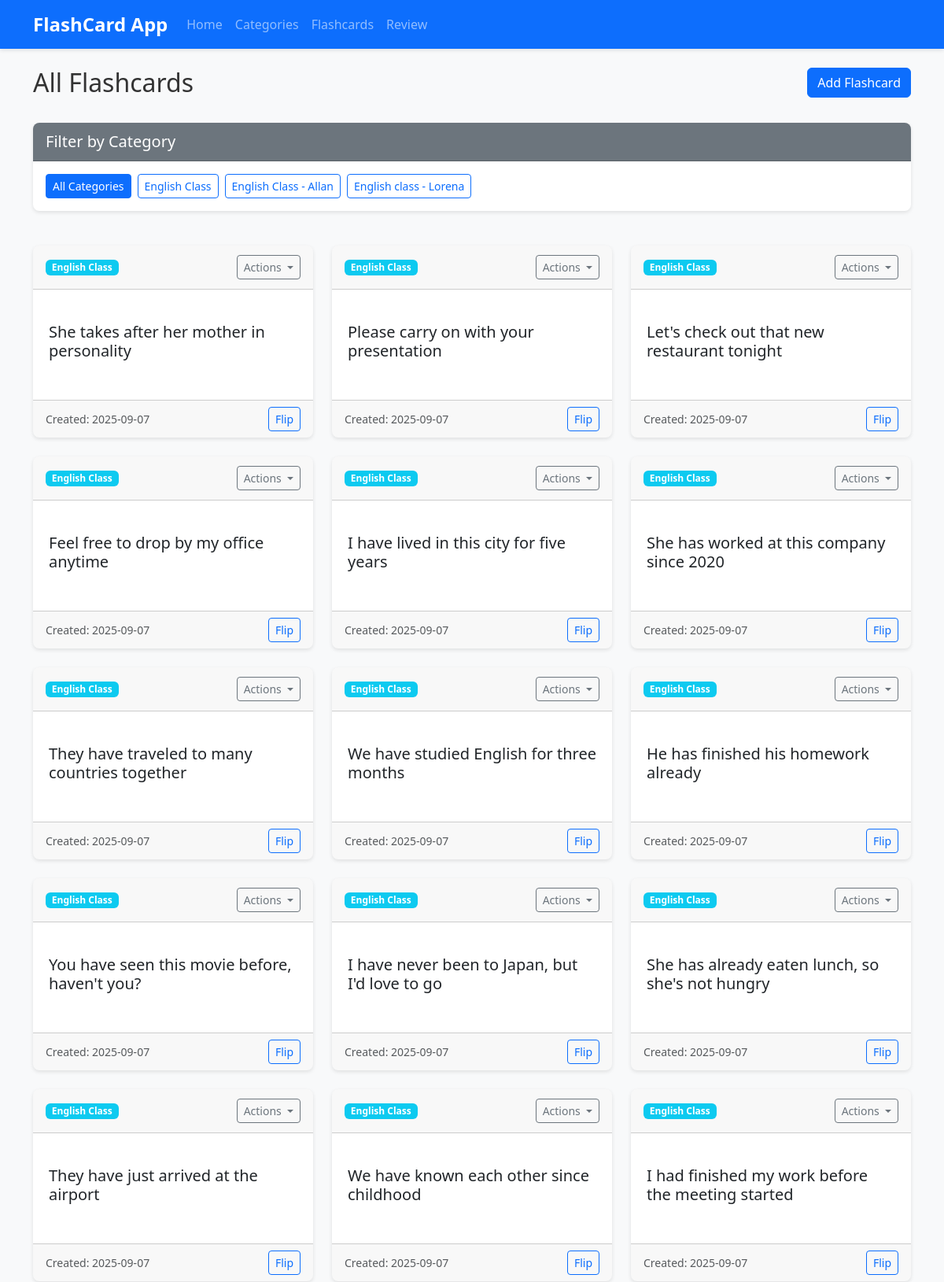
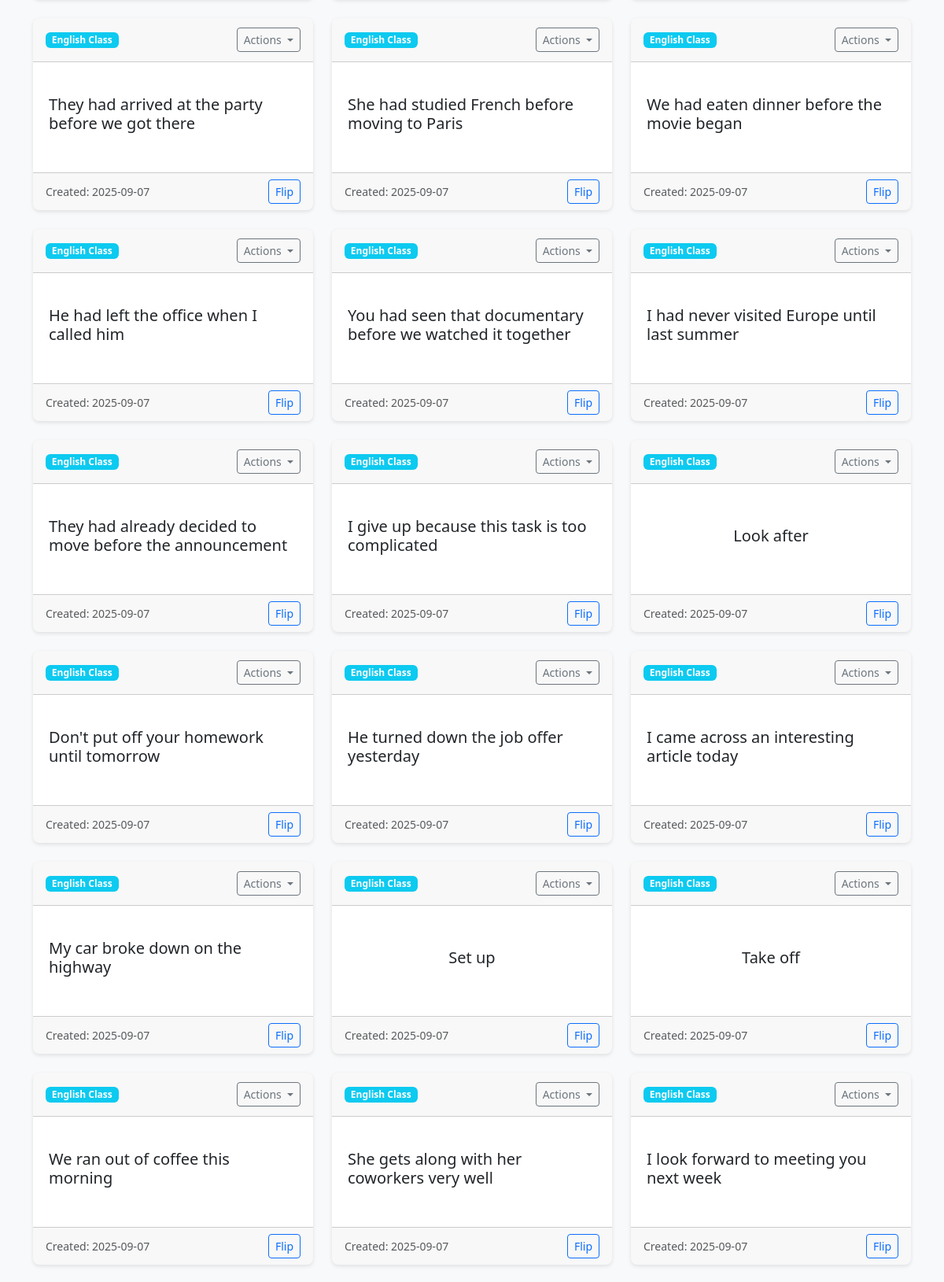
/flashcards (upper part), run on the app's committed database (2 pictures, top to bottom).
### tables this page shows
CREATE TABLE categories (
        id INTEGER PRIMARY KEY AUTOINCREMENT,
        name TEXT NOT NULL UNIQUE,
        description TEXT
    );

CREATE TABLE flashcards (
        id INTEGER PRIMARY KEY AUTOINCREMENT,
        category_id INTEGER,
        front_content TEXT NOT NULL,
        back_content TEXT NOT NULL,
        created_at TIMESTAMP DEFAULT CURRENT_TIMESTAMP,
        last_reviewed TIMESTAMP,
        review_count INTEGER DEFAULT 0,
        difficulty_level INTEGER DEFAULT 0,
        FOREIGN KEY (category_id) REFERENCES categories (id)
    );

### app.py (the view)
@app.route('/flashcards')
def list_flashcards():
    category_id = request.args.get('category_id', type=int)
    categories = category_model.get_all_categories()
    if category_id:
        flashcards = flashcard_model.get_all_flashcards(category_id)
        selected_category = category_model.get_category_by_id(category_id)
    else:
        flashcards = flashcard_model.get_all_flashcards()
        selected_category = None
    return render_template('flashcards.html',
                           flashcards=flashcards,
                           categories=categories,
                           selected_category=selected_category)

### app.py (called while the page is built)
@app.context_processor
def inject_now():
    return {'now': datetime.datetime.now()}

### models.py (called while the page is built)
    def get_connection(self):
        conn = sqlite3.connect(self.db_path)
        conn.row_factory = sqlite3.Row  # This allows accessing columns by name
        return conn

    def close_connection(self, conn):
        if conn:
            conn.close()

    def get_all_categories(self):
        conn = self.db_manager.get_connection()
        cursor = conn.cursor()
        cursor.execute('SELECT * FROM categories ORDER BY name')
        categories = cursor.fetchall()
        self.db_manager.close_connection(conn)
        return categories

    def get_all_flashcards(self, category_id=None):
        conn = self.db_manager.get_connection()
        cursor = conn.cursor()
        if category_id:
            cursor.execute('''
                SELECT f.*, c.name as category_name
                FROM flashcards f
                LEFT JOIN categories c ON f.category_id = c.id
                WHERE f.category_id = ?
                ORDER BY f.created_at DESC
            ''', (category_id,))
        else:
            cursor.execute('''
                SELECT f.*, c.name as category_name
                FROM flashcards f
                LEFT JOIN categories c ON f.category_id = c.id
                ORDER BY f.created_at DESC
            ''')
        flashcards = cursor.fetchall()
        self.db_manager.close_connection(conn)
        return flashcards

### templates/flashcards.html (shortened to what this page needs)
{% extends 'base.html' %}
{% block content %}
<div class="row mb-4">
    <div class="col-md-8">
        <h2>
            {% if selected_category %}
                Flashcards in {{ selected_category.name }}
            {% else %}
                All Flashcards
            {% endif %}
        </h2>
    </div>
    <div class="col-md-4 text-md-end">
        <a href="{{ url_for('add_flashcard') }}" class="btn btn-primary">Add Flashcard</a>
    </div>
</div>
<div class="row mb-4">
    <div class="col-md-12">
        <div class="card">
            <div class="card-header bg-secondary text-white">
                <h3 class="h5 mb-0">Filter by Category</h3>
            </div>
            <div class="card-body">
                <div class="d-flex flex-wrap gap-2">
                    <a href="{{ url_for('list_flashcards') }}" class="btn btn-sm {% if not selected_category %}btn-primary{% else %}btn-outline-primary{% endif %}">
                        All Categories
                    </a>
                    {% for category in categories %}
                    <a href="{{ url_for('list_flashcards', category_id=category.id) }}"
                       class="btn btn-sm {% if selected_category and selected_category.id == category.id %}btn-primary{% else %}btn-outline-primary{% endif %}">
                        {{ category.name }}
                    </a>
                    {% endfor %}
                </div>
            </div>
        </div>
    </div>
</div>
{% if flashcards %}
<div class="row row-cols-1 row-cols-md-2 row-cols-lg-3 g-4">
    {% for card in flashcards %}
    <div class="col">
        <div class="card h-100 flashcard">
            <div class="card-header d-flex justify-content-between align-items-center">
                <span class="badge bg-{% if card.category_name %}info{% else %}secondary{% endif %}">
                    {{ card.category_name or 'Uncategorized' }}
                </span>
                <div class="dropdown">
                    <button class="btn btn-sm btn-outline-secondary dropdown-toggle" type="button" data-bs-toggle="dropdown">
                        Actions
                    </button>
                </div>
            </div>
            <div class="card-body flashcard-content" data-id="{{ card.id }}">
                <div class="flashcard-front">
                    <h5 class="card-title">{{ card.front_content }}</h5>
                </div>
            </div>
            <div class="card-footer d-flex justify-content-between align-items-center">
                <small class="text-muted">Created: {{ card.created_at[:10] }}</small>
                <button class="btn btn-sm btn-outline-primary flip-btn">Flip</button>
            </div>
        </div>
    </div>
    {% endfor %}
</div>
{% endif %}
{% endblock %}

### static/css/style.css (style rules this page uses)
body { font-family: 'Segoe UI', Tahoma, Geneva, Verdana, sans-serif; background-color: #f8f9fa; color: #333; }
.card { border-radius: 8px; overflow: hidden; margin-bottom: 20px; border: none; box-shadow: 0 2px 5px rgba(0,0,0,0.1); }
.card-header { font-weight: 600; padding: 12px 16px; }
.flashcard { transition: transform 0.3s ease, box-shadow 0.3s ease; }
.flashcard-content { min-height: 120px; display: flex; align-items: center; justify-content: center; padding: 20px; }
.flip-btn { transition: all 0.2s ease; }

### data on the page
categories: name "English Class"
categories: name "English Class - Allan"
categories: name "English class - Lorena"
flashcards: name "English Class", front_content "She takes after her mother in personality", created_at "2025-09-07"
flashcards: name "English Class", front_content "Please carry on with your presentation", created_at "2025-09-07"
flashcards: name "English Class", front_content "Let's check out that new restaurant tonight", created_at "2025-09-07"
flashcards: name "English Class", front_content "Feel free to drop by my office anytime", created_at "2025-09-07"
flashcards: name "English Class", front_content "I have lived in this city for five years", created_at "2025-09-07"
flashcards: name "English Class", front_content "She has worked at this company since 2020", created_at "2025-09-07"
flashcards: name "English Class", front_content "They have traveled to many countries together", created_at "2025-09-07"
flashcards: name "English Class", front_content "We have studied English for three months", created_at "2025-09-07"
flashcards: name "English Class", front_content "He has finished his homework already", created_at "2025-09-07"
flashcards: name "English Class", front_content "You have seen this movie before, haven't you?", created_at "2025-09-07"
flashcards: name "English Class", front_content "I have never been to Japan, but I'd love to go", created_at "2025-09-07"
flashcards: name "English Class", front_content "She has already eaten lunch, so she's not hungry", created_at "2025-09-07"
flashcards: name "English Class", front_content "They have just arrived at the airport", created_at "2025-09-07"
flashcards: name "English Class", front_content "We have known each other since childhood", created_at "2025-09-07"
flashcards: name "English Class", front_content "I had finished my work before the meeting started", created_at "2025-09-07"
flashcards: name "English Class", front_content "They had arrived at the party before we got there", created_at "2025-09-07"
flashcards: name "English Class", front_content "She had studied French before moving to Paris", created_at "2025-09-07"
flashcards: name "English Class", front_content "We had eaten dinner before the movie began", created_at "2025-09-07"
flashcards: name "English Class", front_content "He had left the office when I called him", created_at "2025-09-07"
flashcards: name "English Class", front_content "You had seen that documentary before we watched it together", created_at "2025-09-07"
flashcards: name "English Class", front_content "I had never visited Europe until last summer", created_at "2025-09-07"
flashcards: name "English Class", front_content "They had already decided to move before the announcement", created_at "2025-09-07"
flashcards: name "English Class", front_content "I give up because this task is too complicated", created_at "2025-09-07"
flashcards: name "English Class", front_content "Look after", created_at "2025-09-07"
flashcards: name "English Class", front_content "Don't put off your homework until tomorrow", created_at "2025-09-07"
flashcards: name "English Class", front_content "He turned down the job offer yesterday", created_at "2025-09-07"
flashcards: name "English Class", front_content "I came across an interesting article today", created_at "2025-09-07"
flashcards: name "English Class", front_content "My car broke down on the highway", created_at "2025-09-07"
flashcards: name "English Class", front_content "Set up", created_at "2025-09-07"
flashcards: name "English Class", front_content "Take off", created_at "2025-09-07"
flashcards: name "English Class", front_content "We ran out of coffee this morning", created_at "2025-09-07"
flashcards: name "English Class", front_content "She gets along with her coworkers very well", created_at "2025-09-07"
flashcards: name "English Class", front_content "I look forward to meeting you next week", created_at "2025-09-07"
